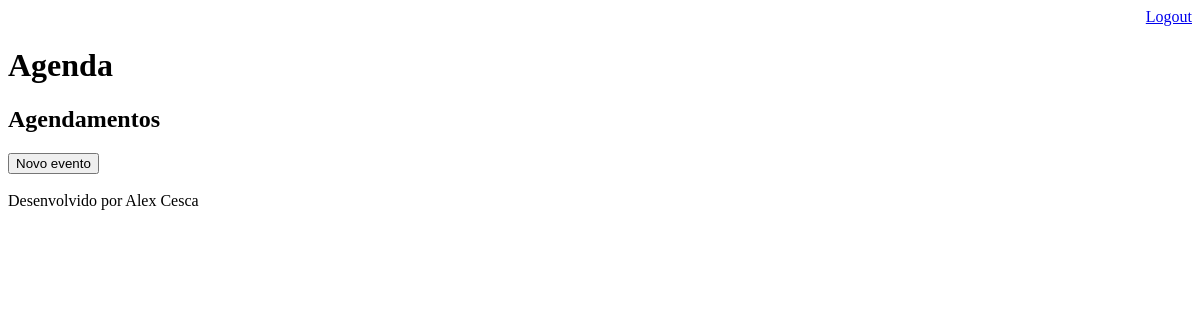
Before: /agenda/ (signed in) with the older database file.
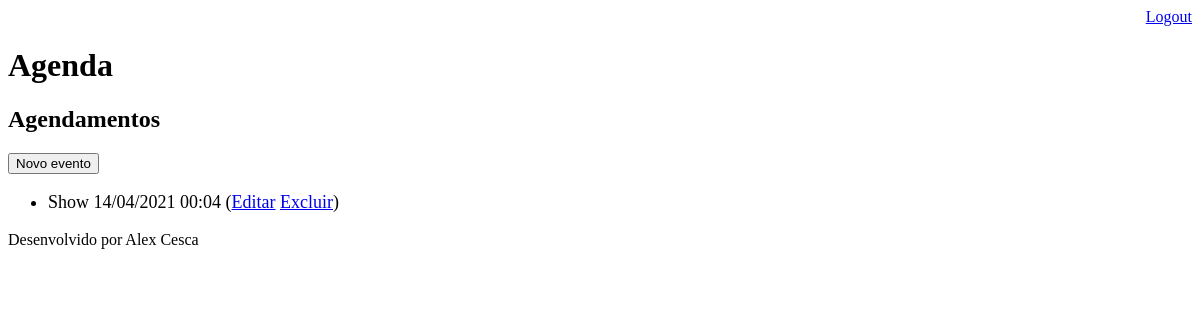
After: the same page with the newer database file.
### core/models.py (models this page shows, shortened)
class Evento(models.Model):
    titulo = models.CharField(max_length=100)
    descricao = models.TextField(blank=True, null=True)
    data_evento = models.DateTimeField(verbose_name='Data do Evento')
    data_criacao = models.DateTimeField(auto_now=True,verbose_name='Data de criação')  # opção para incluir a data atual nocampo
    usuario = models.ForeignKey(User,on_delete=models.CASCADE)
    class Meta:
        db_table = 'evento'
    def get_data_evento(self):
        return self.data_evento.strftime('%d/%m/%Y %H:%M')
    def get_evento_atrasado(self):
        if self.data_evento < datetime.now():
            return True
        else:
            return False

### core/views.py (the view)
# urls.py: path('agenda/',views.lista_eventos),
@login_required(login_url='/login/')
def lista_eventos(request):
    usuario = request.user
    data_atual = datetime.now()- timedelta(hours=3)
    evento = Evento.objects.filter(usuario=usuario,data_evento__gt=data_atual)
    dados = {'eventos':evento}
    return render(request,'agenda.html',dados)

### templates/agenda.html (shortened to what this page needs)
{% extends "model-page.html"%}
    {% block content %}
        <h2>Agendamentos</h2>
        <a href="evento/">
            <button type="button"> Novo evento</button>
        </a>
        <ul style="font-size: 18px">
            {% for evento in eventos %}
            <div style=>
                <li>{{evento.titulo}} {{evento.get_data_evento}}
                        (<a href="evento/?id={{ evento.id }}">Editar</a>
                        <a href="evento/delete/{{evento.id}}">Excluir</a>)
                </li>
              </div>
            {%endfor%}
        </ul>
    {%endblock%}

Changed rows visible on the page:
added Evento: titulo "Show", get_data_evento "14/04/2021 00:04"
